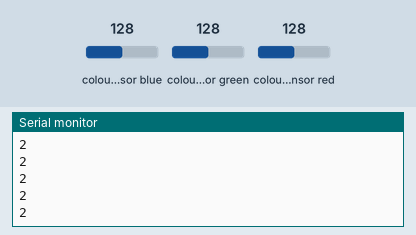
Recording of a sketch running on a simulated Arduino Uno, built with avr-gcc and run on an emulated ATmega328P. On the bench: the last lines printed to the serial monitor. Inputs (shaded band) come from the test bench; at power-on: colour sensor blue 128, colour sensor green 128, colour sensor red 128.

Above: at 1.2 s.
1.3 s: colour sensor blue set to 5
At 1.53 s:
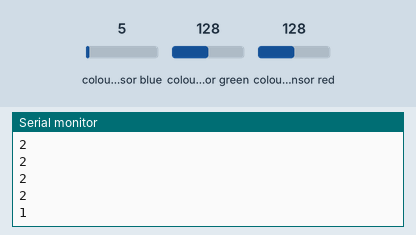
2.8 s: colour sensor green set to 5
At 2.89 s:
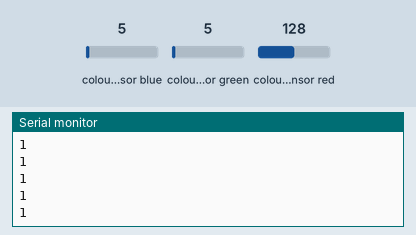
Timing chart, 0 to 5.8 s (numbered marks = the images above; inputs shaded):
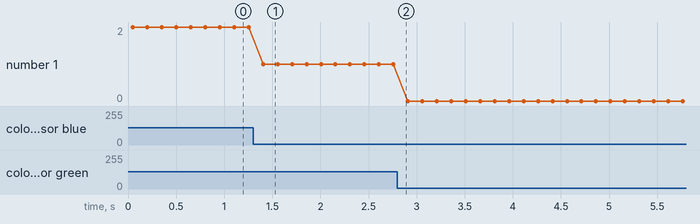

The sketch:

colorsensor.ino
```cpp
#include <Wire.h>
#include "Adafruit_TCS34725.h"
#include "colorStruct.h"

Adafruit_TCS34725 tcs = Adafruit_TCS34725();
void setup(void) {
  Serial.begin(9600);
  if (tcs.begin()) {
    Serial.println("Found sensor");
  } else {
    Serial.println("No TCS34725 found ... check your connections");
    while (1);
  }
}
Color e1 = Color(&tcs);
void loop(void) {

    int color = e1.colorSegment();

    Serial.println(color);

    delay(100);
}
```

colorStruct.h
```cpp
#ifndef COLORSTRUCT
#define COLORSTRUCT
#include <Wire.h>
#include "Adafruit_TCS34725.h"


struct Color{
    float color_values[3];

    Adafruit_TCS34725* m_tcs;
    Color(Adafruit_TCS34725* tcs)
    :m_tcs(tcs)
    {}
    int colorSegment(){
        update();
        int color_index = -1;
        float max_value = 0.0f;
        for(int i=0;i<3;i++){
            if (color_values[i]>=max_value){
                color_index = i;
                max_value =color_values[i];
            }

        }
        // Serial.println(color_index);
        return color_index;
    }
    void update(){
        float r,  g,  b;
        m_tcs->getRGB(&r,&g,&b);

        color_values[0] =r;
        color_values[1] =g;
        color_values[2] = b;
    }
    void print_color_values(){
        Serial.print(color_values[0]);
        Serial.print(" ");
        Serial.print(color_values[1]);
        Serial.print(" ");
        Serial.println(color_values[2]);
    }
};


#endif
```

Measured:
- after the input at 1.3 s, the serial monitor: prints a new line after 0.10 s (image 1)
- plotted number 1: 2 → 1 after the input at 1.3 s, 1 → 0 after the input at 2.8 s
